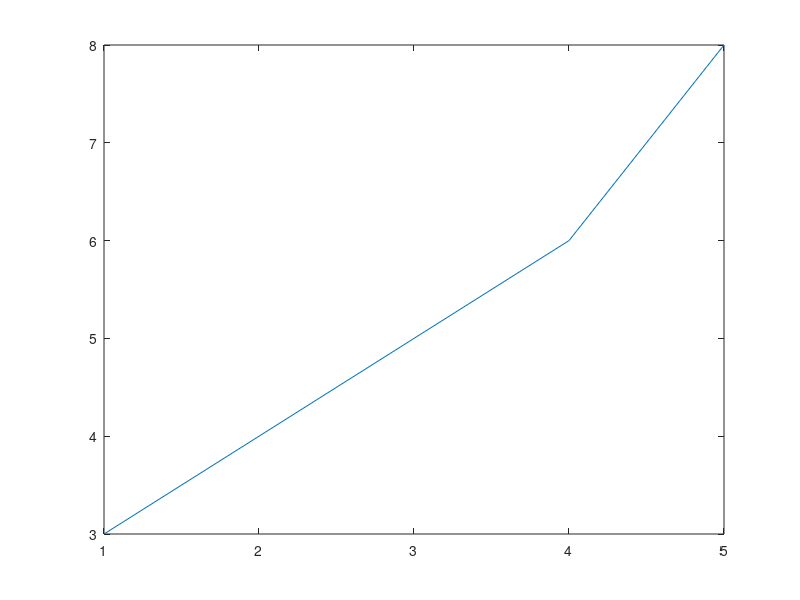
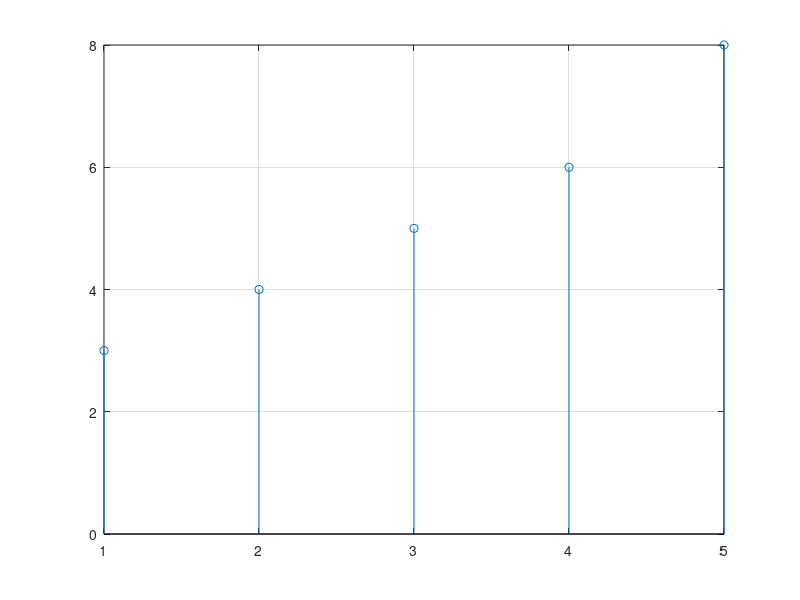

MATLAB code for these plots, in order: (Note: this script raises an error after producing the figures.)
t = 0:0.03:1;
f = 0:1/1024:(152-1)/1024;
n =  0:0.1:2;
mt = cos(2*pi*t);
Mt = cos(2*pi*t/(8000));
x = sin((2*pi) * (18000/4*t)) .* mt.*Mt;

stem(x)

%% 
s=[3 4 5 6 8];
plot(s)

%Figura compuesta
figure
stem(s)

%stem(y)
clear all
%%
N=40; F=[0, .2 .4 .6 .8 1];A=[1 1 1 0 0 0];
% plot(F,A)
grid
B = FIR2(N,F,A);
stem(B)
%%
[n,fo,mo,w] = firpmord( [1500 2000], [1 0], [0.01 0.1], 8000 );
h = firpm(n,fo,mo,w);

n

[G,w]=freqz(h,1);
plot(w/pi,20*log10(abs(G))), grid, legend  ('G')


%C=fft(h,1024);
%plot(f,abs(C(1:152)))
stem(h)
v=length(h);
v
%% 
%% 
% 
% function S = convolucion_disc(h,x)
% nh = length(h);
% nx = length(x);
% % preasignando variables:
% y = zeros(nx,nh);
% Y = zeros(nx,nx+nh-1);
% S = zeros(1,nx+nh-1);
% % creando matriz:
% for j = 1:nx
%     for i = 1:nh
%         y(j,i) = h(i)*x(j);
%     end
%     Y(j,j:j-1+nh) = y(j,:);
% end
% % sumando:
% for l = 1:nx + nh - 1;
%     S(l) = sum(Y(:,l));
% end
% S = [Y;S];
